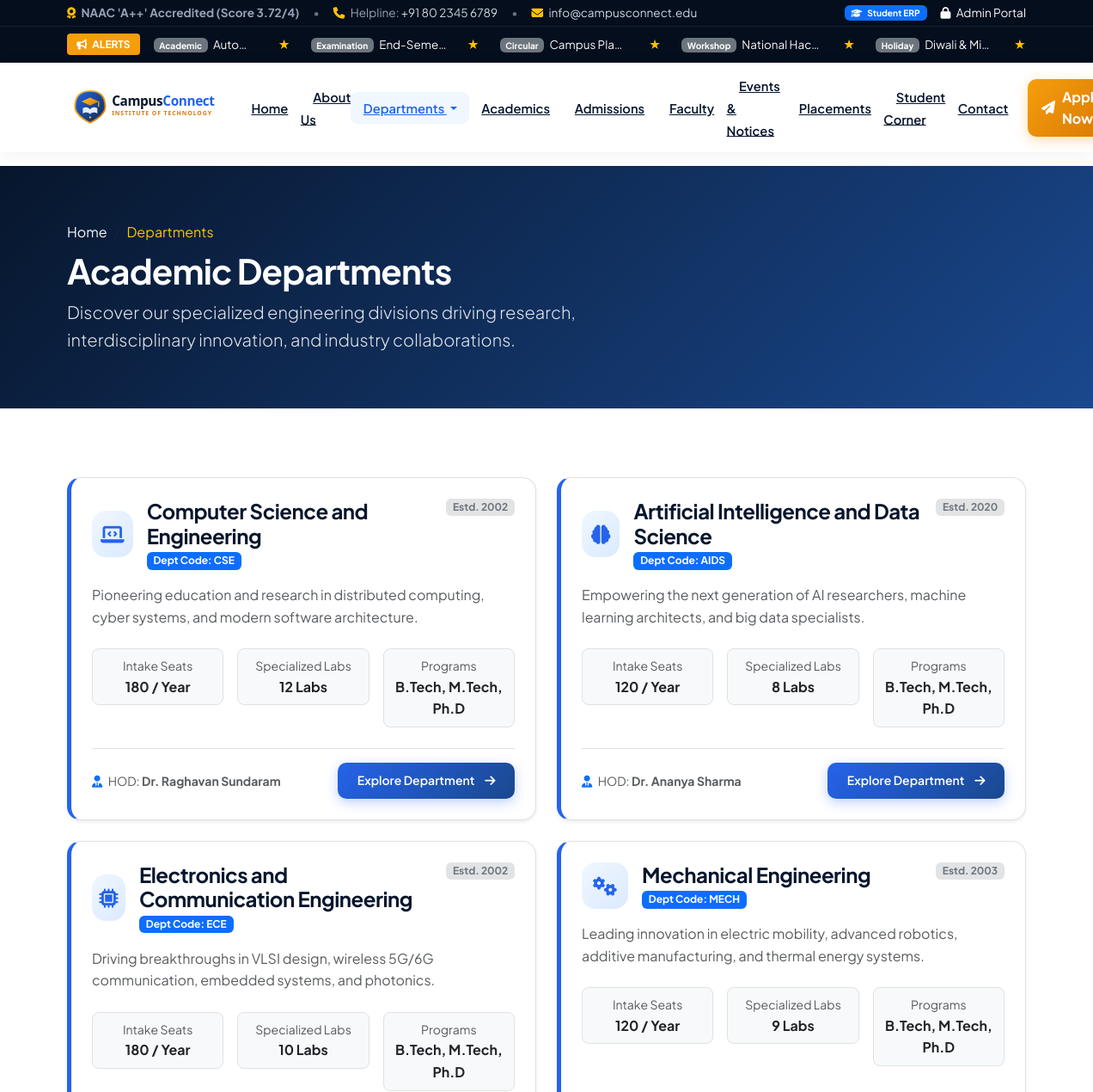
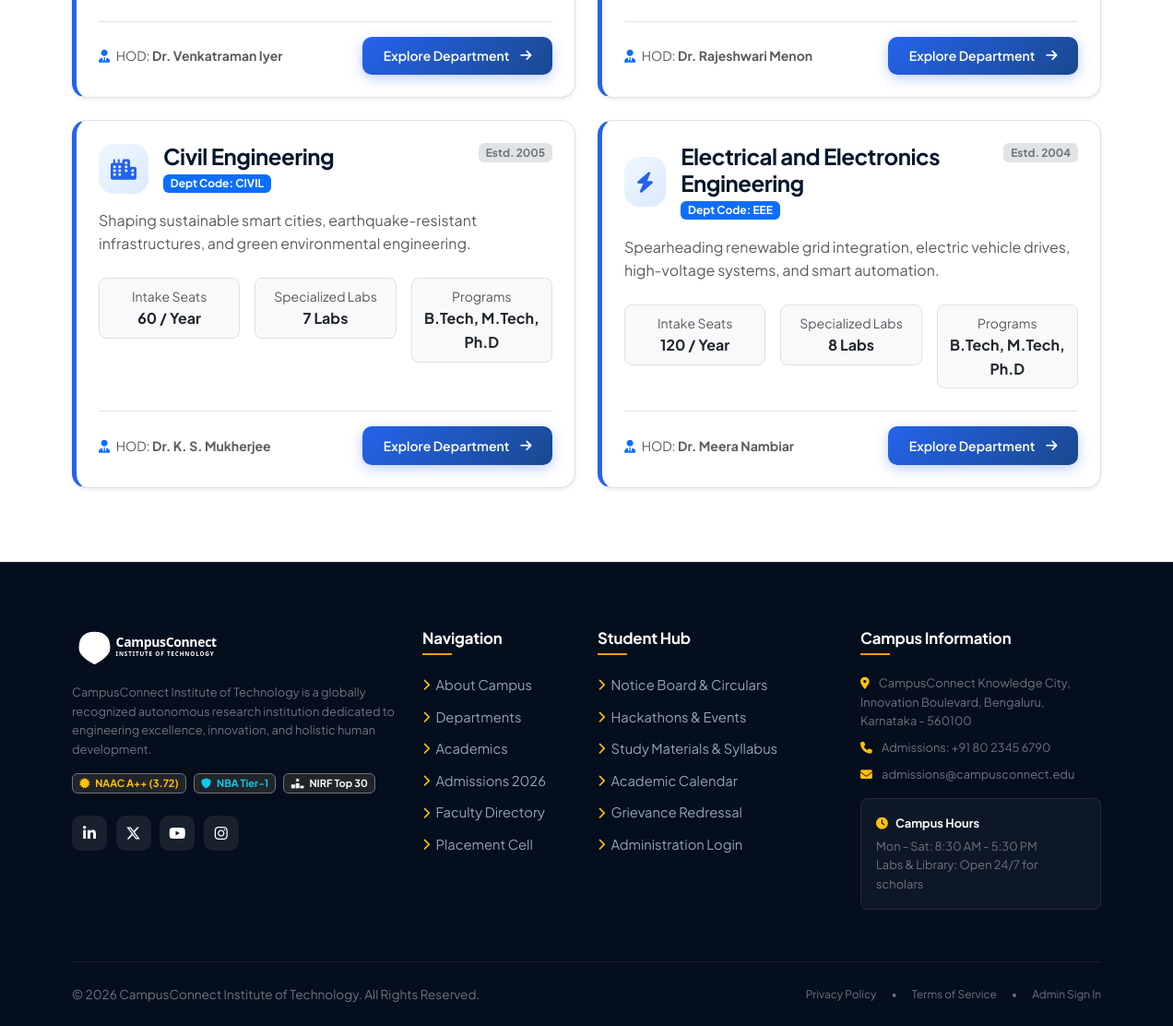
The page /departments on the database its author committed (2 pictures, top to bottom).
### backend/models.py (models this page shows)
class Announcement(db.Model):
    __tablename__ = "announcements"
    id = db.Column(db.Integer, primary_key=True)
    title = db.Column(db.String(255), nullable=False)
    category = db.Column(db.String(64), nullable=False, default="General")  # Exam, Academic, Holiday, Circular, Workshop
    summary = db.Column(db.String(500), nullable=False)
    content = db.Column(db.Text, nullable=False)
    attachment_url = db.Column(db.String(255), nullable=True)
    is_important = db.Column(db.Boolean, default=False)
    is_active = db.Column(db.Boolean, default=True)
    publish_date = db.Column(db.Date, default=date.today)
    created_at = db.Column(db.DateTime, default=datetime.utcnow)

class Department(db.Model):
    __tablename__ = "departments"
    id = db.Column(db.Integer, primary_key=True)
    code = db.Column(db.String(16), unique=True, nullable=False)  # e.g., CSE, AIDS, ECE
    name = db.Column(db.String(128), nullable=False)
    short_intro = db.Column(db.Text, nullable=False)
    description = db.Column(db.Text, nullable=False)
    hod_name = db.Column(db.String(100), nullable=False)
    hod_email = db.Column(db.String(120), nullable=False)
    hod_qualification = db.Column(db.String(120), default="Ph.D.")
    intake = db.Column(db.Integer, default=120)
    established_year = db.Column(db.Integer, default=2005)
    labs_count = db.Column(db.Integer, default=8)
    icon = db.Column(db.String(64), default="fa-laptop-code")
    featured = db.Column(db.Boolean, default=True)
    created_at = db.Column(db.DateTime, default=datetime.utcnow)
    faculty_members = db.relationship("Faculty", backref="department", lazy=True, cascade="all, delete-orphan")

### backend/routes_public.py (the view)
@public_bp.route("/departments")
def departments():
    departments = Department.query.order_by(Department.id).all()
    return render_template("departments.html", departments=departments)

### templates/departments.html (shortened to what this page needs)
{% extends "base.html" %}
{% block content %}
<section class="py-5 text-white" style="background: linear-gradient(135deg, var(--cc-navy) 0%, var(--cc-royal) 100%);">
  <div class="container py-3">
    <nav aria-label="breadcrumb">
      <ol class="breadcrumb mb-2">
        <li class="breadcrumb-item"><a href="{{ url_for('public.index') }}" class="text-light text-decoration-none">Home</a></li>
        <li class="breadcrumb-item active text-warning" aria-current="page">Departments</li>
      </ol>
    </nav>
    <h1 class="fw-bold text-white mb-2">Academic Departments</h1>
    <p class="lead text-light mb-0" style="max-width: 650px; opacity: 0.9;">
      Discover our specialized engineering divisions driving research, interdisciplinary innovation, and industry collaborations.
    </p>
  </div>
</section>
<section class="section-padding">
  <div class="container">
    <div class="row g-4">
      {% for dept in departments %}
      <div class="col-lg-6">
        <div class="card h-100 border rounded-4 p-4 shadow-sm hover-lift" style="border-left: 5px solid var(--cc-blue) !important;">
          <div class="d-flex justify-content-between align-items-start mb-3">
            <div class="d-flex align-items-center gap-3">
              <div class="dept-icon mb-0" style="width: 54px; height: 54px; line-height: 54px; font-size: 1.4rem;">
                <i class="fa-solid {{ dept.icon }}"></i>
              </div>
              <div>
                <h4 class="fw-bold text-navy mb-0">{{ dept.name }}</h4>
                <span class="badge bg-primary text-white">Dept Code: {{ dept.code }}</span>
              </div>
            </div>
            <span class="badge bg-secondary-subtle text-secondary">Estd. {{ dept.established_year }}</span>
          </div>
          <p class="text-muted mb-4">{{ dept.short_intro }}</p>
          <div class="row g-3 mb-4">
            <div class="col-6 col-sm-4">
              <div class="bg-light p-2 rounded-3 text-center border">
                <small class="text-muted d-block">Intake Seats</small>
                <strong class="text-navy fs-6">{{ dept.intake }} / Year</strong>
              </div>
            </div>
            <div class="col-6 col-sm-4">
              <div class="bg-light p-2 rounded-3 text-center border">
                <small class="text-muted d-block">Specialized Labs</small>
                <strong class="text-navy fs-6">{{ dept.labs_count }} Labs</strong>
              </div>
            </div>
            <div class="col-12 col-sm-4">
              <div class="bg-light p-2 rounded-3 text-center border">
                <small class="text-muted d-block">Programs</small>
                <strong class="text-navy fs-6">B.Tech, M.Tech, Ph.D</strong>
              </div>
            </div>
          </div>
          <div class="d-flex align-items-center justify-content-between border-top pt-3 mt-auto">
            <div class="small text-muted">
              <i class="fa-solid fa-user-tie text-primary me-1"></i> HOD: <strong>{{ dept.hod_name }}</strong>
            </div>
            <a href="{{ url_for('public.department_detail', code=dept.code) }}" class="btn btn-primary-cc btn-sm">
              Explore Department <i class="fa-solid fa-arrow-right ms-1"></i>
            </a>
          </div>
        </div>
      </div>
      {% endfor %}
    </div>
  </div>
</section>
{% endblock %}

### templates/base.html (shortened to what this page needs)
<!DOCTYPE html>
<html lang="en">
<head>
  <link href="https://cdn.jsdelivr.net/npm/bootstrap@5.3.3/dist/css/bootstrap.min.css" rel="stylesheet">
  <link rel="stylesheet" href="https://cdnjs.cloudflare.com/ajax/libs/font-awesome/6.5.1/css/all.min.css">
  <link rel="stylesheet" href="{{ url_for('static', filename='css/style.css') }}">
</head>
<body>
  <div class="top-bar py-1 d-none d-md-block">
    <div class="container d-flex justify-content-between align-items-center">
      <div class="d-flex align-items-center gap-3">
        <span><i class="fa-solid fa-award text-warning me-1"></i> <strong>NAAC 'A++' Accredited (Score 3.72/4)</strong></span>
        <span class="text-secondary">•</span>
        <span><i class="fa-solid fa-phone me-1 text-warning"></i> Helpline: <a href="tel:{{ college_phone }}">{{ college_phone }}</a></span>
        <span class="text-secondary">•</span>
        <span><i class="fa-solid fa-envelope me-1 text-warning"></i> <a href="mailto:{{ college_email }}">{{ college_email }}</a></span>
      </div>
      <div class="d-flex align-items-center gap-3">
        <a href="{{ url_for('public.student_corner') }}" class="badge bg-primary text-white text-decoration-none px-2 py-1"><i class="fa-solid fa-graduation-cap me-1"></i> Student ERP</a>
        <a href="{{ url_for('auth.login') }}" class="text-light"><i class="fa-solid fa-lock me-1"></i> Admin Portal</a>
      </div>
    </div>
  </div>
  {% if ticker_notices %}
  <div class="ticker-wrap">
    <div class="container d-flex align-items-center overflow-hidden">
      <span class="ticker-label me-3 flex-shrink-0"><i class="fa-solid fa-bullhorn me-1"></i> Alerts</span>
      <div class="marquee-text d-flex align-items-center text-truncate gap-4">
        {% for notice in ticker_notices %}
        <a href="{{ url_for('public.events') }}" class="text-light text-decoration-none text-truncate" style="font-size: 0.84rem;">
          <span class="badge bg-secondary me-1">{{ notice.category }}</span> {{ notice.title }}
        </a>
        <span class="text-warning">★</span>
        {% endfor %}
      </div>
    </div>
  </div>
  {% endif %}
  <nav class="navbar navbar-expand-lg navbar-cc sticky-top">
    <div class="container">
      <a class="navbar-brand d-flex align-items-center gap-2" href="{{ url_for('public.index') }}">
        <img src="{{ url_for('static', filename='img/logo.svg') }}" alt="CampusConnect Logo" height="46">
      </a>
      <div class="collapse navbar-collapse" id="mainNavbar">
        <ul class="navbar-nav ms-auto mb-2 mb-lg-0 align-items-lg-center">
          <li class="nav-item">
            <a class="nav-link-cc {{ 'active' if request.endpoint == 'public.index' }}" href="{{ url_for('public.index') }}">Home</a>
          </li>
          <li class="nav-item">
            <a class="nav-link-cc {{ 'active' if request.endpoint == 'public.about' }}" href="{{ url_for('public.about') }}">About Us</a>
          </li>
          <li class="nav-item dropdown">
            <a class="nav-link-cc dropdown-toggle {{ 'active' if request.endpoint in ['public.departments', 'public.department_detail'] }}" href="#" id="deptDropdown" role="button" data-bs-toggle="dropdown">
              Departments
            </a>
          </li>
          <li class="nav-item">
            <a class="nav-link-cc {{ 'active' if request.endpoint == 'public.academics' }}" href="{{ url_for('public.academics') }}">Academics</a>
          </li>
          <li class="nav-item">
            <a class="nav-link-cc {{ 'active' if request.endpoint == 'public.admissions' }}" href="{{ url_for('public.admissions') }}">Admissions</a>
          </li>
          <li class="nav-item">
            <a class="nav-link-cc {{ 'active' if request.endpoint == 'public.faculty' }}" href="{{ url_for('public.faculty') }}">Faculty</a>
          </li>
          <li class="nav-item">
            <a class="nav-link-cc {{ 'active' if request.endpoint == 'public.events' }}" href="{{ url_for('public.events') }}">Events & Notices</a>
          </li>
          <li class="nav-item">
            <a class="nav-link-cc {{ 'active' if request.endpoint == 'public.placements' }}" href="{{ url_for('public.placements') }}">Placements</a>
          </li>
          <li class="nav-item">
            <a class="nav-link-cc {{ 'active' if request.endpoint == 'public.student_corner' }}" href="{{ url_for('public.student_corner') }}">Student Corner</a>
          </li>
          <li class="nav-item">
            <a class="nav-link-cc {{ 'active' if request.endpoint == 'public.contact' }}" href="{{ url_for('public.contact') }}">Contact</a>
          </li>
          <li class="nav-item ms-lg-2 mt-2 mt-lg-0">
            <a href="{{ url_for('public.admissions') }}" class="btn-gold-cc btn-sm py-2 px-3">
              <i class="fa-solid fa-paper-plane"></i> Apply Now
            </a>
          </li>
        </ul>
      </div>
    </div>
  </nav>
  <main>
    {% block content %}{% endblock %}
  </main>
  <footer class="footer-cc">
    <div class="container">
      <div class="row g-4">
        <div class="col-lg-4 col-md-6 footer-brand">
          <div class="d-flex align-items-center gap-2 mb-3">
            <img src="{{ url_for('static', filename='img/logo.svg') }}" alt="CampusConnect Logo" height="42" style="filter: brightness(0) invert(1);">
          </div>
          <p class="text-secondary small mb-3">
            CampusConnect Institute of Technology is a globally recognized autonomous research institution dedicated to engineering excellence, innovation, and holistic human development.
          </p>
          <div class="d-flex flex-wrap gap-2 mb-4">
            <span class="badge bg-dark border border-secondary text-warning"><i class="fa-solid fa-certificate me-1"></i> NAAC A++ (3.72)</span>
            <span class="badge bg-dark border border-secondary text-info"><i class="fa-solid fa-shield me-1"></i> NBA Tier-1</span>
            <span class="badge bg-dark border border-secondary text-light"><i class="fa-solid fa-ranking-star me-1"></i> NIRF Top 30</span>
          </div>
          <div class="social-links">
            <a href="#" class="social-btn" title="LinkedIn"><i class="fa-brands fa-linkedin-in"></i></a>
            <a href="#" class="social-btn" title="Twitter/X"><i class="fa-brands fa-x-twitter"></i></a>
            <a href="#" class="social-btn" title="YouTube"><i class="fa-brands fa-youtube"></i></a>
            <a href="#" class="social-btn" title="Instagram"><i class="fa-brands fa-instagram"></i></a>
          </div>
        </div>
        <div class="col-lg-2 col-md-6">
          <h5 class="footer-title">Navigation</h5>
          <ul class="footer-links">
            <li><a href="{{ url_for('public.about') }}"><i class="fa-solid fa-chevron-right text-warning small"></i> About Campus</a></li>
            <li><a href="{{ url_for('public.departments') }}"><i class="fa-solid fa-chevron-right text-warning small"></i> Departments</a></li>
            <li><a href="{{ url_for('public.academics') }}"><i class="fa-solid fa-chevron-right text-warning small"></i> Academics</a></li>
            <li><a href="{{ url_for('public.admissions') }}"><i class="fa-solid fa-chevron-right text-warning small"></i> Admissions 2026</a></li>
            <li><a href="{{ url_for('public.faculty') }}"><i class="fa-solid fa-chevron-right text-warning small"></i> Faculty Directory</a></li>
            <li><a href="{{ url_for('public.placements') }}"><i class="fa-solid fa-chevron-right text-warning small"></i> Placement Cell</a></li>
          </ul>
        </div>
        <div class="col-lg-3 col-md-6">
          <h5 class="footer-title">Student Hub</h5>
          <ul class="footer-links">
            <li><a href="{{ url_for('public.events') }}"><i class="fa-solid fa-chevron-right text-warning small"></i> Notice Board & Circulars</a></li>
            <li><a href="{{ url_for('public.events') }}"><i class="fa-solid fa-chevron-right text-warning small"></i> Hackathons & Events</a></li>
            <li><a href="{{ url_for('public.student_corner') }}"><i class="fa-solid fa-chevron-right text-warning small"></i> Study Materials & Syllabus</a></li>
            <li><a href="{{ url_for('public.student_corner') }}"><i class="fa-solid fa-chevron-right text-warning small"></i> Academic Calendar</a></li>
            <li><a href="{{ url_for('public.student_corner') }}"><i class="fa-solid fa-chevron-right text-warning small"></i> Grievance Redressal</a></li>
            <li><a href="{{ url_for('auth.login') }}"><i class="fa-solid fa-chevron-right text-warning small"></i> Administration Login</a></li>
          </ul>
        </div>
        <div class="col-lg-3 col-md-6">
          <h5 class="footer-title">Campus Information</h5>
          <p class="small text-secondary mb-2">
            <i class="fa-solid fa-location-dot text-warning me-2"></i> {{ college_address }}
          </p>
          <p class="small text-secondary mb-2">
            <i class="fa-solid fa-phone text-warning me-2"></i> Admissions: {{ admissions_phone }}
          </p>
          <p class="small text-secondary mb-3">
            <i class="fa-solid fa-envelope text-warning me-2"></i> {{ admissions_email }}
          </p>
          <div class="p-3 rounded-3" style="background: rgba(255,255,255,0.04); border: 1px solid rgba(255,255,255,0.08);">
            <div class="d-flex align-items-center gap-2 text-light small fw-bold mb-1">
              <i class="fa-solid fa-clock text-warning"></i> Campus Hours
            </div>
            <div class="text-secondary small">Mon - Sat: 8:30 AM - 5:30 PM<br>Labs & Library: Open 24/7 for scholars</div>
          </div>
        </div>
      </div>
      <div class="footer-bottom d-flex flex-column flex-md-row justify-content-between align-items-center gap-2">
        <p class="mb-0 text-secondary">
          &copy; 2026 CampusConnect Institute of Technology. All Rights Reserved.
        </p>
        <div class="d-flex gap-3 text-secondary small">
          <a href="{{ url_for('public.contact') }}" class="text-secondary text-decoration-none">Privacy Policy</a>
          <span>•</span>
          <a href="{{ url_for('public.contact') }}" class="text-secondary text-decoration-none">Terms of Service</a>
          <span>•</span>
          <a href="{{ url_for('auth.login') }}" class="text-secondary text-decoration-none">Admin Sign In</a>
        </div>
      </div>
    </div>
  </footer>
</body>
</html>

### rows shown on the page
Announcement: category "Academic", title "Autom…"
Announcement: category "Examination", title "End-Seme…"
Announcement: category "Circular", title "Campus Pla…"
Announcement: category "Workshop", title "National Hac…"
Announcement: category "Holiday", title "Diwali & Mi…"
Department: name "Computer Science and Engineering", code "CSE", established_year "2002", short_intro "Pioneering education and research in distributed computing, cyber systems, and modern software architecture.", intake "180", labs_count "12", hod_name "Dr. Raghavan Sundaram"
Department: name "Artificial Intelligence and Data Science", code "AIDS", established_year "2020", short_intro "Empowering the next generation of AI researchers, machine learning architects, and big data specialists.", intake "120", labs_count "8", hod_name "Dr. Ananya Sharma"
Department: name "Electronics and Communication Engineering", code "ECE", established_year "2002", short_intro "Driving breakthroughs in VLSI design, wireless 5G/6G communication, embedded systems, and photonics.", intake "180", labs_count "10", hod_name "Dr. Venkatraman Iyer"
Department: name "Mechanical Engineering", code "MECH", established_year "2003", short_intro "Leading innovation in electric mobility, advanced robotics, additive manufacturing, and thermal energy systems.", intake "120", labs_count "9", hod_name "Dr. Rajeshwari Menon"
Department: name "Civil Engineering", code "CIVIL", established_year "2005", short_intro "Shaping sustainable smart cities, earthquake-resistant infrastructures, and green environmental engineering.", intake "60", labs_count "7", hod_name "Dr. K. S. Mukherjee"
Department: name "Electrical and Electronics Engineering", code "EEE", established_year "2004", short_intro "Spearheading renewable grid integration, electric vehicle drives, high-voltage systems, and smart automation.", intake "120", labs_count "8", hod_name "Dr. Meera Nambiar"

### other values the page prints
{{ college_phone }} "+91 80 2345 6789"
{{ college_email }} "info@campusconnect.edu"
{{ college_address }} "CampusConnect Knowledge City, Innovation Boulevard, Bengaluru, Karnataka - 560100"
{{ admissions_phone }} "+91 80 2345 6790"
{{ admissions_email }} "admissions@campusconnect.edu"
